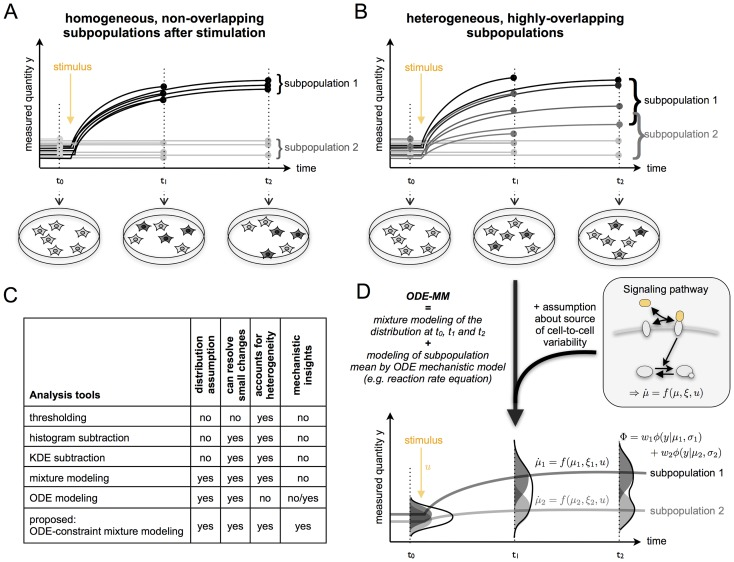
#> input picture PMC4081021/sources/pcbi.1003686.g001.jpg, 734 x 562 px
$ python figure5_read.py ../../../PMC4081021/sources/pcbi.1003686.g001.jpg ../../../PMC4081021/sources/pcbi.1003686.g002.jpg
#> lines starting #> are read from the running program, lines starting #| are printed output that depends on the picture; after the words box and inside, x2 and y2 are one past the last pixel; in counts of white or black regions, pixels touching at a corner belong together
"""Read the published Figure 5 bar heights.

usage: figure5_read.py PUBLISHED_PNG OUT_JSON

Four panels, each with x = distance 0..150 and y = discriminant weight -52..21. The pixel map is
fitted to the tick marks of each panel (y: 20 to -50 in steps of 10; x: 20 to 140 in steps of 20;
nothing inside the plot is fitted). For each distance d the bar is the dark run that touches the
zero row in the columns within 0.8 px of x(d) (bars are 2 px wide at a 3.46 px pitch); its far end gives the value (one pixel is about
0.17 in weight). Bars shorter than a pixel read as 0. Distance 0 lies on the left axis line;
it is read from the columns just right of the line.
"""
import json
import sys

import numpy as np
from PIL import Image

PANELS = {
    "A": {"box": (79, 598, 46, 470), "title": "Top-1-gram pair (G,G) of SVM-DT"},
    "B": {"box": (678, 1198, 46, 470), "title": "Top-1-gram pair (L,L) of SVM-DT"},
    "C": {"box": (79, 598, 584, 1008), "title": "Residue pair (G,G) of SVM-DR"},
    "D": {"box": (678, 1198, 584, 1008), "title": "Residue pair (L,L) of SVM-DR"},
}
Y_TICKS = [20, 10, -10, -20, -30, -40, -50]
X_TICKS = [20, 40, 60, 80, 100, 120, 140]


def centres(mask_idx):
    out, s, p = [], None, None
    for i in mask_idx:
        if s is None:
            s = p = i
        elif i == p + 1:
            p = i
        else:
            out.append((s + p) / 2)
            s = p = i
    if s is not None:
        out.append((s + p) / 2)
    return out


def tick_map(dark, box):
    x0, x1, y0, y1 = box
    # left-axis ticks: 6 px stubs inside the box; keep those at the expected spacing
    ys = centres(np.flatnonzero(dark[y0 + 3:y1 - 2, x0 + 2:x0 + 8].sum(1) >= 5) + y0 + 3)
    xs = centres(np.flatnonzero(dark[y1 - 8:y1 - 1, x0 + 2:x1 - 2].sum(0) >= 6) + x0 + 2)
    # The top tick is 20 and the bottom -50; ticks are 10 apart. Pick the candidates nearest
    # a regular grid between the outermost two.
    top, bot = ys[0], ys[-1]
    step = (bot - top) / 7.0
    yfit = []
    for k, v in enumerate([20, 10, 0, -10, -20, -30, -40, -50]):
        want = top + k * step
        c = min(ys, key=lambda y: abs(y - want))
        if abs(c - want) < 2 and v != 0:
            yfit.append((v, c))
    xfit = []
    left = xs[0] if xs[0] > x0 + 20 else xs[1]
    xstep = (xs[-1] - left) / 6.0
    for k, v in enumerate(X_TICKS):
        want = left + k * xstep
        c = min(xs, key=lambda x: abs(x - want))
        if abs(c - want) < 2:
            xfit.append((v, c))
    by, ay = np.polyfit([v for v, _ in yfit], [c for _, c in yfit], 1)
    bx, ax = np.polyfit([v for v, _ in xfit], [c for _, c in xfit], 1)
    res = max(np.max(np.abs(np.polyval([by, ay], [v for v, _ in yfit]) - [c for _, c in yfit])),
              np.max(np.abs(np.polyval([bx, ax], [v for v, _ in xfit]) - [c for _, c in xfit])))
    return {"y_px": [float(ay), float(by)], "x_px": [float(ax), float(bx)],
            "ticks_used": [len(yfit), len(xfit)], "fit_residual_px": float(res)}


def read_bars(dark, box, m):
    x0, x1, y0, y1 = box
    ay, by = m["y_px"]
    ax, bx = m["x_px"]
    zero = ay
    vals = []
    for d in range(0, 151):
        cx = ax + bx * d
        cols = [c for c in range(int(np.floor(cx - 0.8)), int(np.ceil(cx + 0.8)) + 1)
                if abs(c - cx) <= 0.8 and x0 + 1 <= c <= x1 - 1]
        if d == 0:
            cols = [x0 + 1, x0 + 2]
        best = 0.0
        for c in cols:
            col = dark[:, c]
            z = int(round(zero))
            if not col[z - 1:z + 2].any():
                continue
            up = z
            while up - 1 > y0 + 1 and col[up - 1]:
                up -= 1
            dn = z
            while dn + 1 < y1 - 1 and col[dn + 1]:
                dn += 1
            v_up = (up - 0.5 - zero) / by     # by < 0: rows above zero are positive
            v_dn = (dn + 0.5 - zero) / by
            for v in (v_up, v_dn):
                if abs(v) > abs(best):
                    best = v
        vals.append(round(float(best), 2))
    return vals


def main(png, out):
    g = np.asarray(Image.open(png).convert("L")).astype(int)
    dark = g < 140
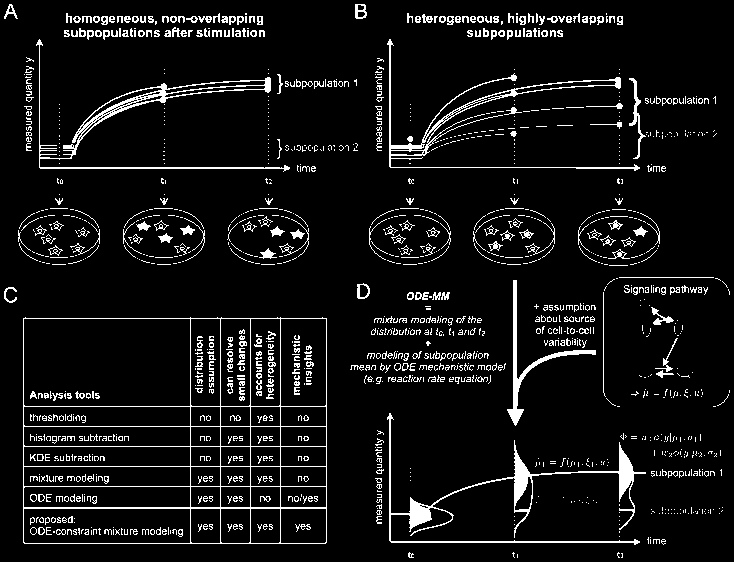
#> dark: shape (562, 734) bool; 7.4% white in thin lines or dots
    res = {}
    for k, p in PANELS.items():
        m = tick_map(dark, p["box"])
        res[k] = {**p, **m, "values": read_bars(dark, p["box"], m)}
        print(k, m["ticks_used"], round(m["fit_residual_px"], 2), res[k]["values"][:12])
#> this loop made 2 passes
#> (ys in tick_map, xs in tick_map, top in tick_map, bot in tick_map, step in tick_map, left in tick_map, xstep in tick_map) on pass 1: ([125.5, 129, 167.5, 318, 406, 426, 440, 446, 466], [190, 220, 250, 280, 326, 389.5, 519], 125.5, 466, 48.64, 190, 54.83)
#> (ys in tick_map, top in tick_map, bot in tick_map, step in tick_map) on pass 2: ([277, 287, 376], 277, 376, 14.14)
#| A [2, 2] 0.0 [0.0, -0.97, -1.38, -1.38, -1.59, 0.0, 0.0, -0.56, -0.15, -0.35, 0.26, -0.35]
#> after the loop, res = 1 item
    json.dump(res, open(out, "w"), indent=1)


if __name__ == "__main__":
#> (the run stopped early here; a loop or call above may not have finished)

$ run again, on PMC4081021/sources/pcbi.1003686.g003.jpg
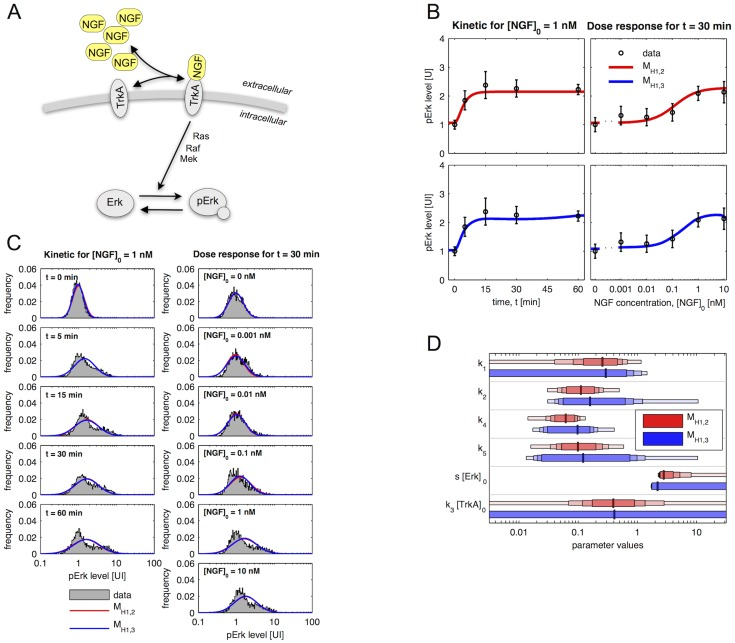
#> input picture PMC4081021/sources/pcbi.1003686.g003.jpg, 735 x 643 px
#> in main, `g = np.asarray(Image.open(png).convert("L")).astype(int)`:
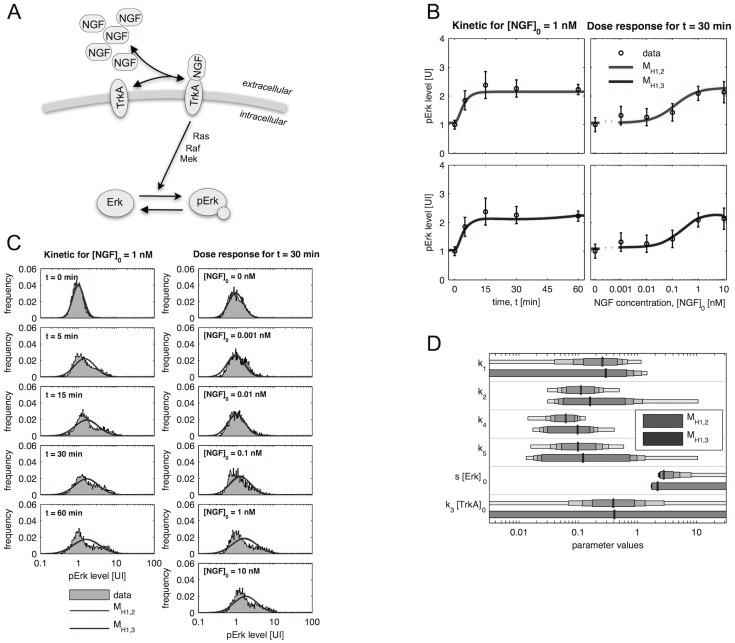
#> g: shape (643, 735) int64; min 0, max 255, mean 241
#> in main, `dark = g < 140`:
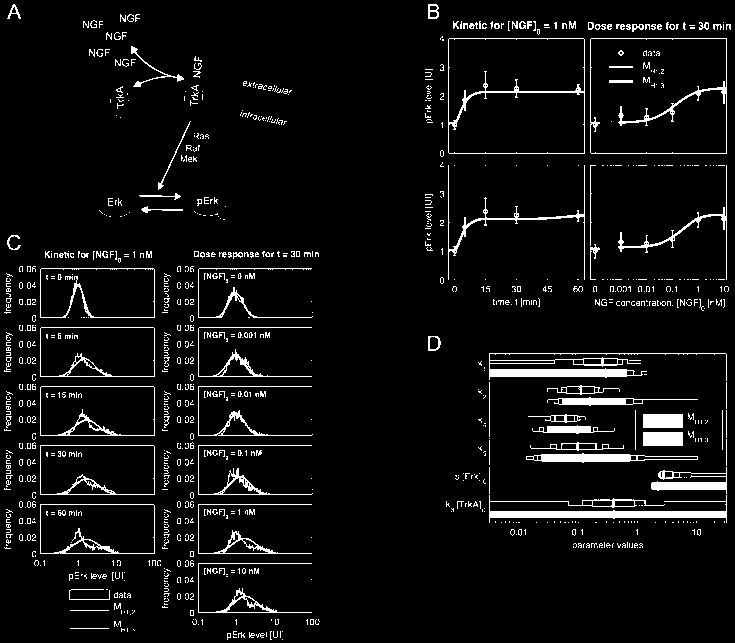
#> dark: shape (643, 735) bool; 5.8% white; 991 white regions (863 under 20 px), largest, box (x1, y1, x2, y2) and area: (489, 495, 727, 523) 2086, (489, 353, 727, 381) 1786, (590, 38, 727, 154) 1022
#> the loop in main, `for k, p in PANELS.items():` made 3 passes
#> (ys in tick_map, xs in tick_map, top in tick_map, bot in tick_map, step in tick_map, left in tick_map, xstep in tick_map) on passes 1 to 2: ([253, 256, 268, 327, 358.5, 376, 386, 415.5, 420, 435, 445], [154, 198], 253, 445, 27.43, 154, 7.33), ([153, 353, 399, 456, 459], [726], 153, 459, 43.71, 726, 0)
#> (printed output is left out)
#> after the loop in main, `for k, p in PANELS.items():`: res = 2 items

$ run again, on PMC4081021/sources/pcbi.1003686.g004.jpg
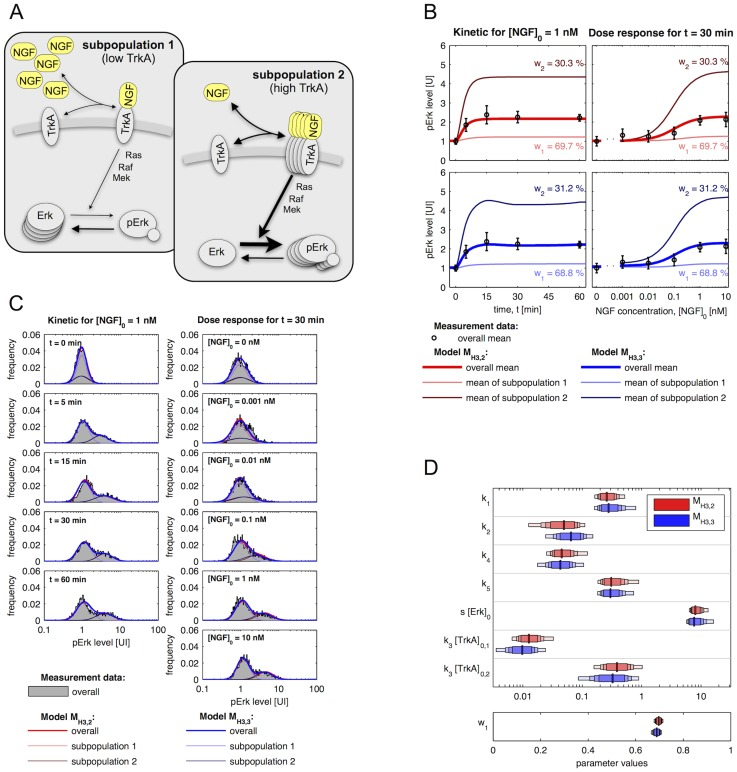
#> input picture PMC4081021/sources/pcbi.1003686.g004.jpg, 737 x 772 px
#> in main, `g = np.asarray(Image.open(png).convert("L")).astype(int)`:
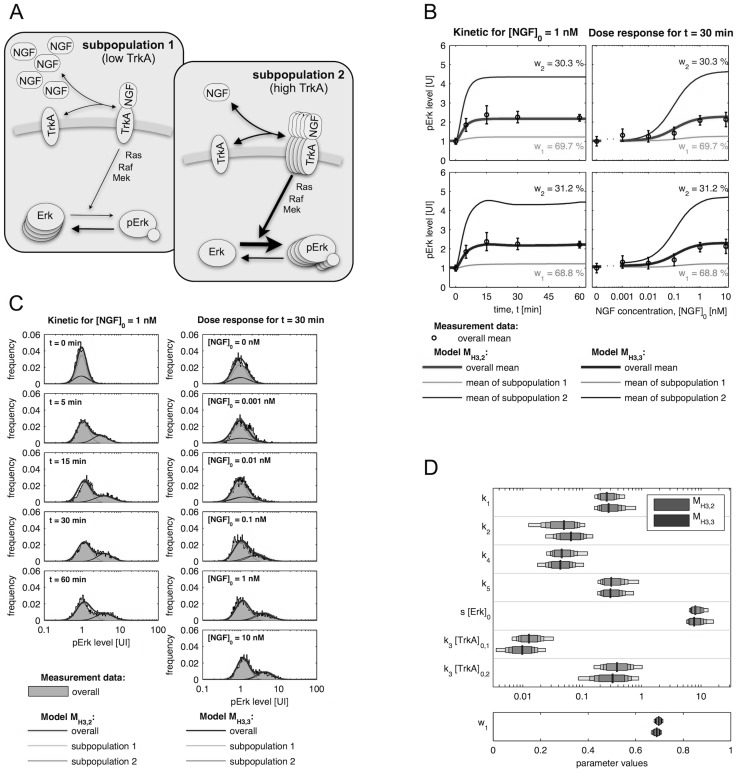
#> g: shape (772, 737) int64; min 0, max 255, mean 238.3
#> in main, `dark = g < 140`:
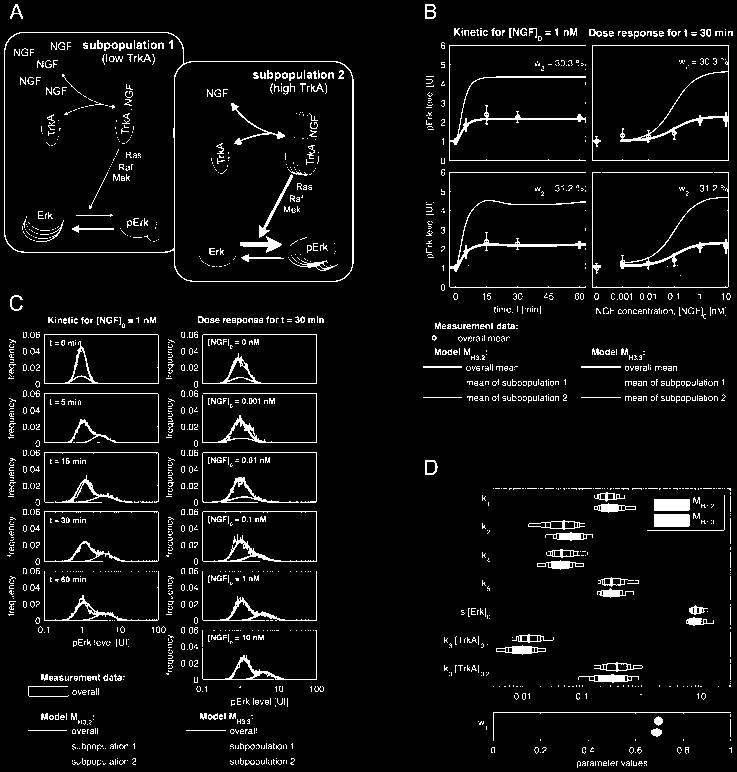
#> dark: shape (772, 737) bool; 5.5% white in thin lines or dots
#> the loop in main, `for k, p in PANELS.items():` made 2 passes
#> (ys in tick_map, xs in tick_map, top in tick_map, bot in tick_map, step in tick_map, left in tick_map, xstep in tick_map) on pass 1: ([215, 228.5, 252, 319, 334, 376, 383, 393, 421, 442, 452], [158, 202, 316, 425.5, 435.5], 215, 452, 33.86, 158, 46.25)
#> (printed output is left out)
#> after the loop in main, `for k, p in PANELS.items():`: res = 1 item

$ run again, on PMC4081021/sources/pcbi.1003686.g005.jpg
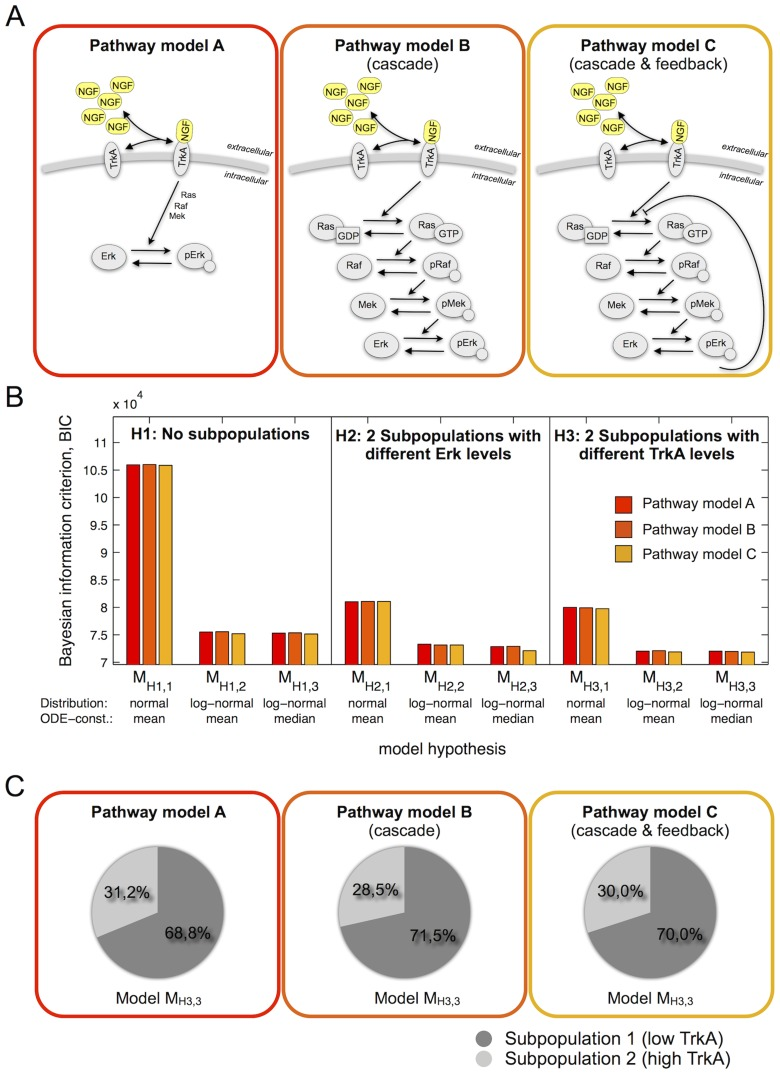
#> input picture PMC4081021/sources/pcbi.1003686.g005.jpg, 780 x 1074 px
#> in main, `g = np.asarray(Image.open(png).convert("L")).astype(int)`:
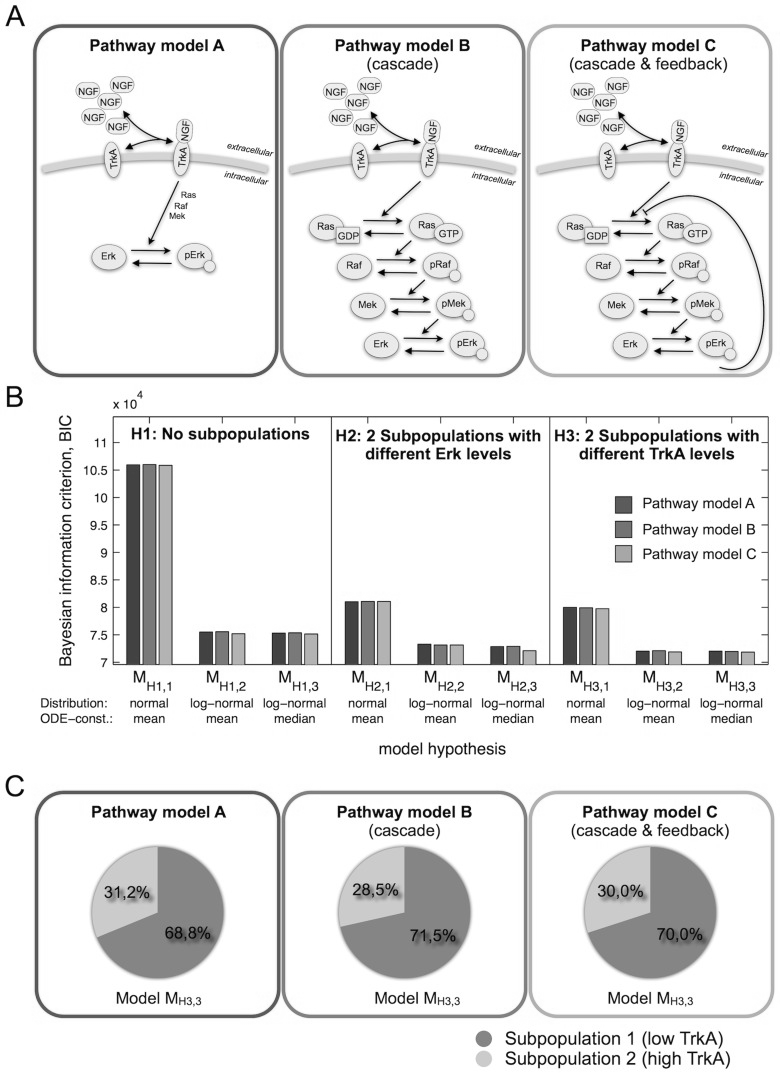
#> g: shape (1074, 780) int64; min 0, max 255, mean 233.1
#> in main, `dark = g < 140`:
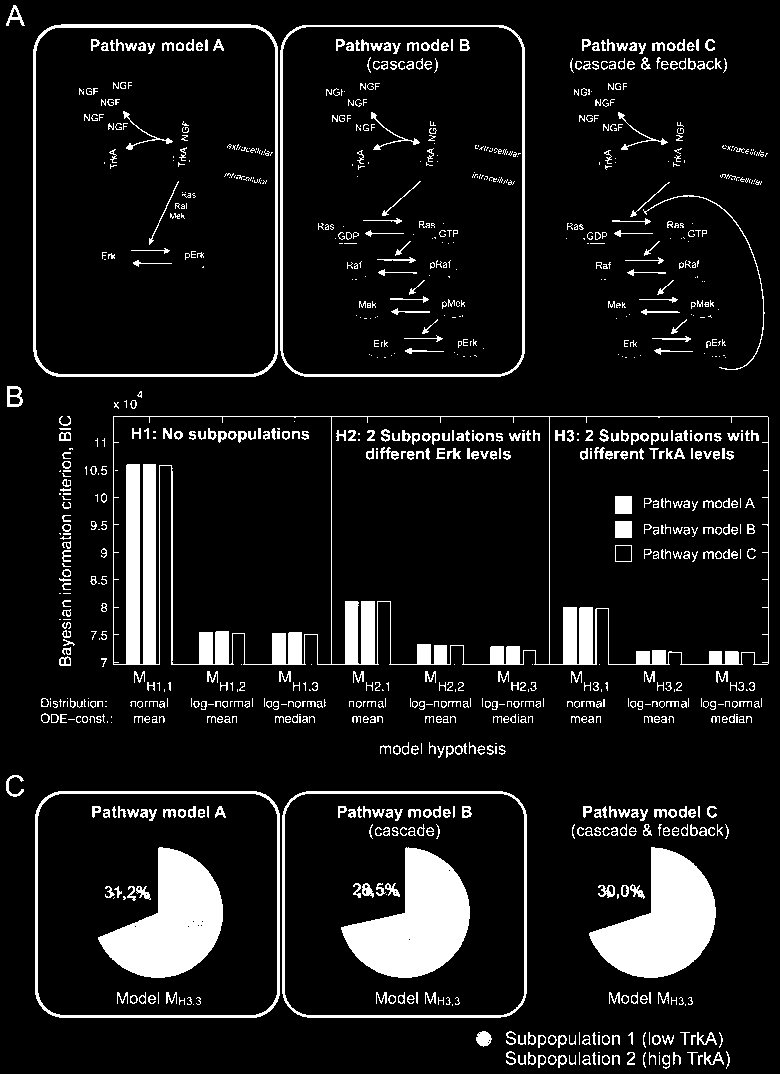
#> dark: shape (1074, 780) bool; 10% white; 1012 white regions (425 under 20 px), largest, box (x1, y1, x2, y2) and area: (113, 416, 769, 665) 15819, (341, 847, 470, 978) 9520, (589, 847, 716, 978) 9314
#> the loop in main, `for k, p in PANELS.items():` made 4 passes
#> (ys in tick_map, xs in tick_map, top in tick_map, bot in tick_map, step in tick_map, left in tick_map, xstep in tick_map) on passes 1 to 3: ([375], [113, 331, 549], 375, 375, 0, 113, 72.67), ([49, 61, 68, 196, 338.5, 351, 416, 433], [768], 49, 433, 54.86, 768, 0), ([792], [274], 792, 792, 0, 274, 0)
#> (printed output is left out)
#> after the loop in main, `for k, p in PANELS.items():`: res = 3 items
